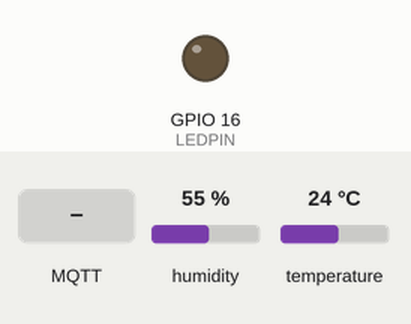
Recording of a sketch running on a simulated ESP8266 (NodeMCU). Parts: output pins drawn as LEDs (lit = HIGH). Inputs (shaded band) come from the test bench; at power-on: humidity 55 %, temperature 24 °C. WiFi joins after 1.5 s; servers stay silent unless stated; no MQTT or app messages arrive unless stated; what the sketch prints to the serial monitor is not drawn.

Above: at 2.7 s.
2.8 s: MQTT message "R" arrives on the first subscribed topic
At 4.0 s:
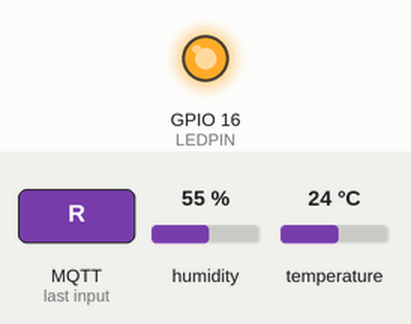
4.3 s: MQTT message "G" arrives on the first subscribed topic
At 5.3 s:
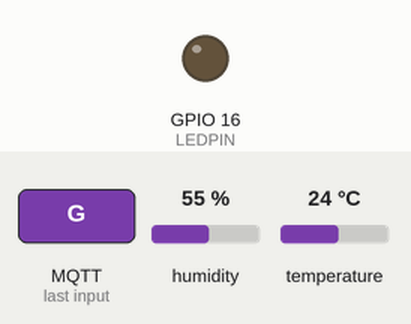
Timing chart, 0 to 7.3 s (numbered marks = the images above; inputs shaded):
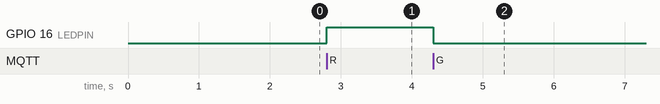

The sketch:

nodemcu_mqtt_sensor.ino
```cpp
#include "DHT.h"
#include <ESP8266WiFi.h>
#include <PubSubClient.h>
#include <math.h>

#define DEBUG_MODE

#define MEASURETIME 10000 //10sec
#define DHTPIN 14 //D5
#define DHTTYPE DHT22
#define LEDPIN 16 //D0

#define A 17.27
#define B 237
#define ARRAY_SIZE 3
#define HUMID_TOLERANCE 10
#define TEMP_TOLERANCE 3
#define DEFAULT_VALUE 512.0

float temp_array[ARRAY_SIZE];
float humid_array[ARRAY_SIZE];
int newIndex = 0;
float t = 99.0;
float h = 99.0;
float old_h, old_t;

DHT dht(DHTPIN, DHTTYPE);

const char* sensor = "outdoor"; //change this if you want to use multiple sensors
const char* ssid = "wlfsl24";
const char* password = "HNR46HH80Lohbruegge";
const char* mqtt_server = "192.168.178.102"; //IP of Raspberry (MQTT-Broker)

char topic_temp[80];
char topic_humid[80];
char topic_tau[80];
char topic_kaiuwe[80];
char sensorname[80];

WiFiClient espClient;
PubSubClient client(espClient);
long lastMsg = 0;
char msg_temp[50];
char msg_humid[50];
char msg_tau[50];

char t_char[10];
char h_char[10];
char tau_char[10];

int value = 0;

void setup() {
#ifdef DEBUG_MODE
  Serial.begin(115200);
#endif
  pinMode(LEDPIN, OUTPUT);

  dht.begin();
  setup_wifi();
  client.setServer(mqtt_server, 1883);
  client.setCallback(callback);

  for (int x = 0; x < ARRAY_SIZE; x++) {
    temp_array[x] = DEFAULT_VALUE;
    humid_array[x] = DEFAULT_VALUE;
  }

  strcpy (topic_temp, "temp_");
  strcat (topic_temp, sensor);

  strcpy (topic_humid, "humid_");
  strcat (topic_humid, sensor);

  strcpy (topic_tau, "tau_");
  strcat (topic_tau, sensor);

  strcpy (topic_kaiuwe, "kai-uwe_");
  strcat (topic_kaiuwe, sensor);

  strcpy (sensorname, "ESP8266Client-Temperature-Publisher-");
  strcat (sensorname, sensor);
}


void setup_wifi() {
  delay(10);
  // We start by connecting to a WiFi network

#ifdef DEBUG_MODE
  Serial.println();
  Serial.print("Connecting to ");
  Serial.println(ssid);
#endif

  WiFi.begin(ssid, password);

  while (WiFi.status() != WL_CONNECTED) {
    delay(500);
#ifdef DEBUG_MODE
    Serial.print(".");
#endif
  }

#ifdef DEBUG_MODE
  Serial.println("");
  Serial.println("WiFi connected");
  Serial.println("IP address: ");
  Serial.println(WiFi.localIP());
#endif
}

void callback(char* topic, byte* payload, unsigned int length) {
  char msg[length];
  for (int i = 0; i < length; i++) {
    msg[i] =((char)payload[i]);
  }
#ifdef DEBUG_MODE
  Serial.print("Message arrived [");
  Serial.print(topic);
  Serial.print("] ");
  for (int i = 0; i < length; i++) {
    Serial.print((char)payload[i]);
  }
  Serial.println();
#endif
  if(strcmp(topic,topic_kaiuwe)==0){
    switch (payload[0]) {
      case 'R':
#ifdef DEBUG_MODE
        Serial.println("RED");
#endif
        digitalWrite(LEDPIN,1);
        break;

      case 'G':
#ifdef DEBUG_MODE
        Serial.println("GREEN");
#endif
        digitalWrite(LEDPIN,0);
        break;

      case 'Y':
#ifdef DEBUG_MODE
        Serial.println("YELLOW");
#endif
        digitalWrite(LEDPIN,0);
        break;

      default:
        digitalWrite(LEDPIN,0);
#ifdef DEBUG_MODE
        Serial.println("Nothing");
#endif
    }
  }
}

void reconnect() {
  char str[80];
  strcpy (str, sensor);
  strcat (str, " - NODEMCU with temperature publisher connected");

  // Loop until we're reconnected
  while (!client.connected()) {
#ifdef DEBUG_MODE
    Serial.print("Attempting MQTT connection...");
#endif
    // Attempt to connect
    if (client.connect(sensorname)) {
#ifdef DEBUG_MODE
      Serial.println("connected");
#endif
      // Once connected, publish an announcement...
      client.publish("debug", str);
      client.subscribe(topic_kaiuwe);

    } else {
#ifdef DEBUG_MODE
      Serial.print("failed, rc=");
      Serial.print(client.state());
      Serial.println(" try again in 5 seconds");
#endif
      // Wait 5 seconds before retrying
      delay(5000);
    }
  }
}


void loop() {


  if (!client.connected()) {
    reconnect();
  }

  client.loop();

  long now = millis();
  if (now - lastMsg > MEASURETIME) {

    old_h = h;
    old_t = t;

    if (h == DEFAULT_VALUE && t == DEFAULT_VALUE) { //reset values
      old_h = dht.readHumidity();
      old_t = dht.readTemperature();
    }

    h = dht.readHumidity();
    t = dht.readTemperature();

    if ((abs(old_h - h) < HUMID_TOLERANCE) && (abs(old_t - t) < TEMP_TOLERANCE)) { //negate measurement failures
      temp_array[newIndex] = t;
      humid_array[newIndex] = h;
      newIndex++;
    }else if(temp_array[newIndex]==DEFAULT_VALUE){ //override defaultvalues after startup (only need to check one, because the get saved in pairs)
      temp_array[newIndex] = t;
      humid_array[newIndex] = h;
      newIndex++;
    }

    if (newIndex >= ARRAY_SIZE) {
      newIndex = 0;
    }

    lastMsg = now;
    ++value;

    //calc mean
    float t_mean = 0.0;
    float h_mean = 0.0;

    for (int x = 0; x < ARRAY_SIZE; x++) {
      t_mean += temp_array[x];
      h_mean += humid_array[x];
    }

#ifdef DEBUG_MODE
    Serial.println(t_mean);
    Serial.println(h_mean);
#endif

    t_mean = t_mean / ARRAY_SIZE;
    h_mean = h_mean / ARRAY_SIZE;

    //Berechne Taupunkt
    float f = (A * t_mean) / (B + t_mean) + log(h_mean / 100);
    float tau = (B * f) / (A - f);

    dtostrf(t_mean, 9, 2, t_char);
    dtostrf(h_mean, 9, 2, h_char);
    dtostrf(tau, 9, 2, tau_char);

    snprintf (msg_temp, 75, t_char, value);
#ifdef DEBUG_MODE
    Serial.print("Publish message: ");
    Serial.println(msg_temp);
#endif

    snprintf (msg_humid, 75, h_char, value);
#ifdef DEBUG_MODE
    Serial.print("Publish message: ");
    Serial.println(msg_humid);
#endif

    snprintf (msg_tau, 75, tau_char, value);
#ifdef DEBUG_MODE
    Serial.print("Publish message: ");
    Serial.println(msg_tau);
#endif

    client.publish(topic_temp, msg_temp);
    client.publish(topic_humid, msg_humid);
    client.publish(topic_tau, msg_tau);
  }
}
```

Measured:
- after the input at 2.8 s, GPIO 16 (LEDPIN): LOW → HIGH at once
- after the input at 4.3 s, GPIO 16 (LEDPIN): HIGH → LOW at once
